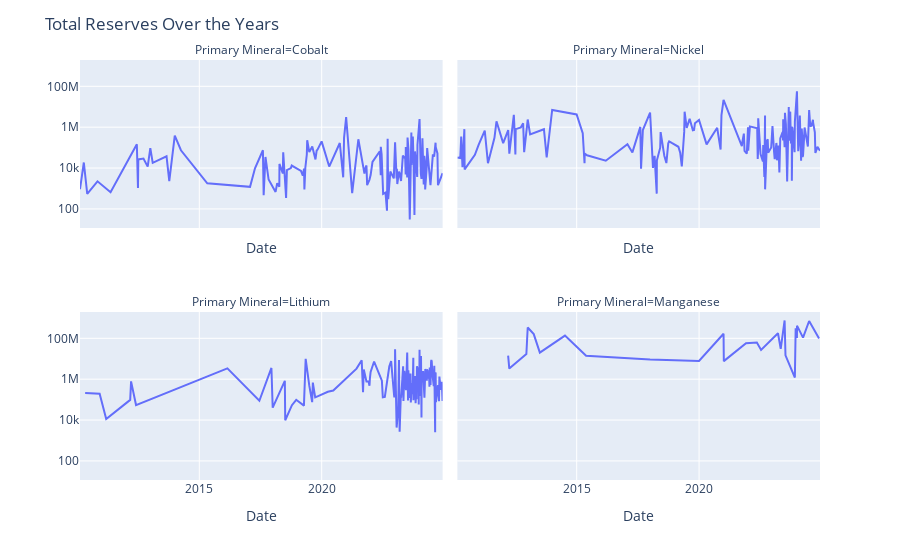

Notebook source saved alongside this figure:
### Code cell
reserves_over_time = combined \
        .groupby(["Reserves & Resources As Of Date", "Primary Mineral"], as_index = False)["Primary Reserves and Resources"] \
        .agg("sum")


fig = px.line(reserves_over_time, x="Reserves & Resources As Of Date", facet_col = "Primary Mineral",
        y="Primary Reserves and Resources", log_y = True, facet_col_wrap=2, facet_row_spacing=0.2)

fig.update_xaxes(title_text="Date")
fig.update_layout(title = "Total Reserves Over the Years")
fig.update_yaxes(title_text=None)
fig.show()
